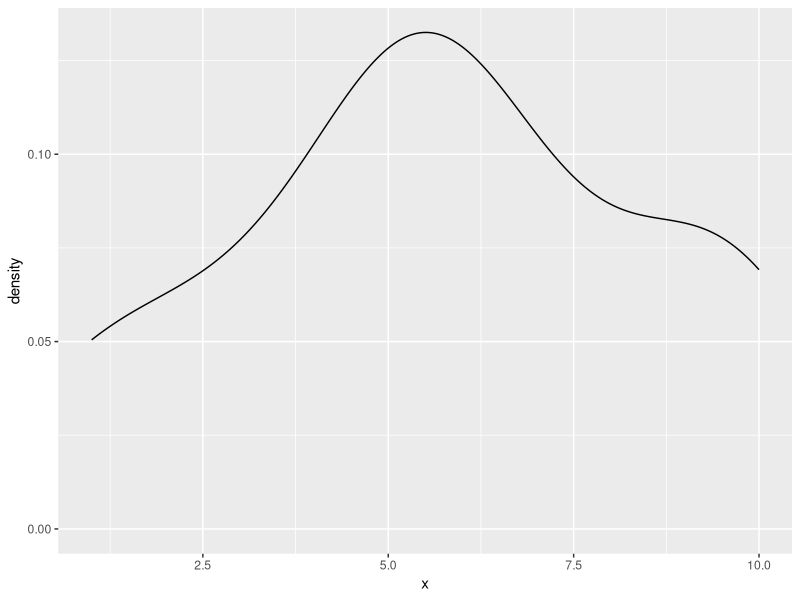
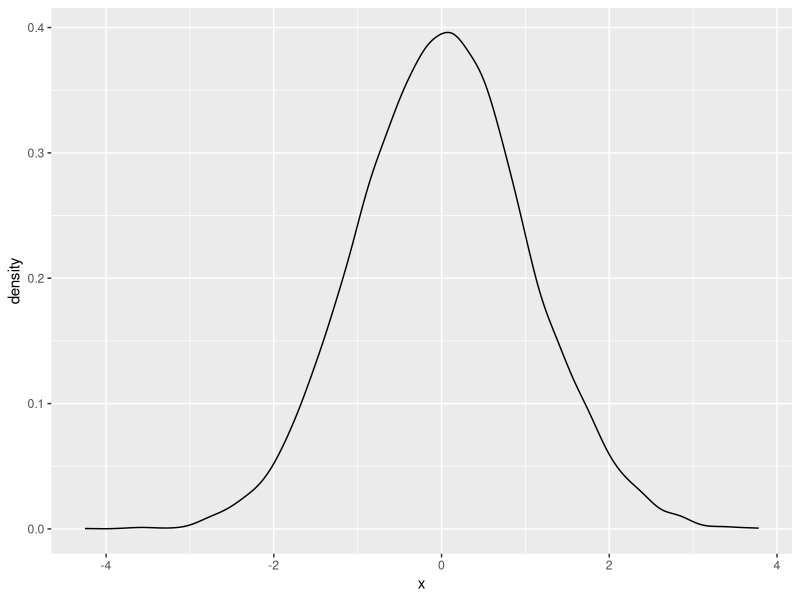
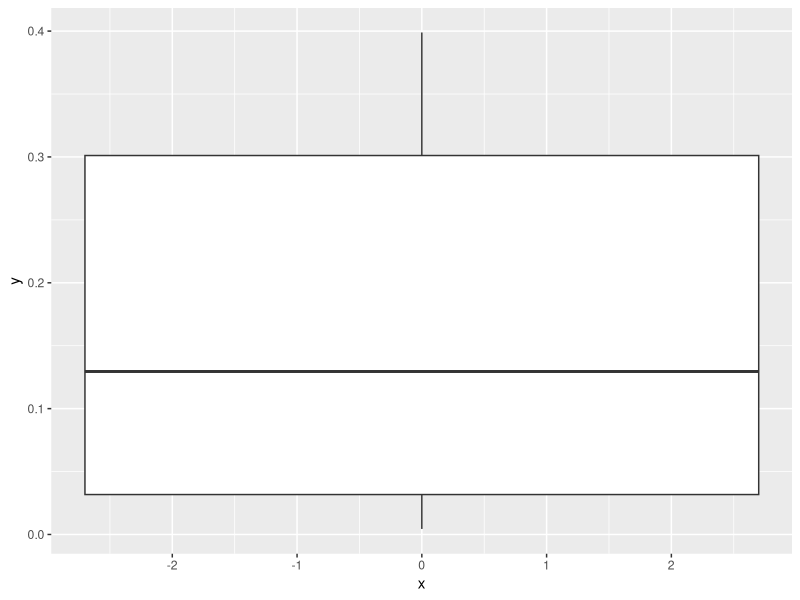
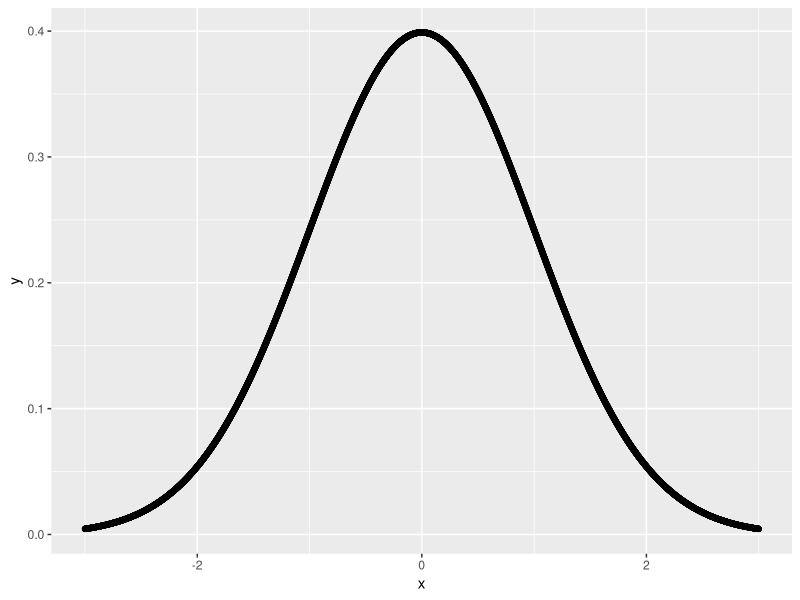

R code for these plots, in order:
## ---- chunk 1
x <- c( 1, 3, 5, 5, 6, 7, 9, 10)
## ---- chunk 2
y <- x[order(x)]
y

## ---- chunk 3
y <- x[4]
## ---- chunk 4
y
## ---- chunk 5
length(y)
## ---- chunk 6
y[c(4,5)]
## ---- chunk 7
x[c(4,5)]
## ---- chunk 8
library(ggplot2)
## ---- chunk 9
d <- data.frame(x=x ) 
d
## ---- chunk 10
ggplot(aes(x),data=d) +
  geom_density()
## ---- chunk 11
r <- (x - mean(x))^2
## ---- chunk 12
sum(r)/(length(x) - 1)
## ---- chunk 13
?rnorm
## ---- chunk 14
x <- rnorm(10000)
print(x[1:20])
d <- data.frame(x=x)
## ---- chunk 15
ggplot(aes(x),data=d) +
  geom_density()
## ---- chunk 16
s<-seq(-3,3,by=.001)
## ---- chunk 17
d2 <- data.frame(x = s,y=dnorm(s))
d2[1:10,]
## ---- chunk 18
ggplot(d2) +
  aes(x=x,y=y) + 
  geom_boxplot()  
## ---- chunk 19
ggplot(d2) +
  aes(x=x,y=y) + 
  geom_point()  +
  geom_line()
## ---- chunk 20
pnorm(0)

## ---- chunk 21
pnorm(c(-1,1))
## ---- chunk 22
pnorm(1) - pnorm(-1)
## ---- chunk 23
qnorm(0.158)
## ---- chunk 24
qnorm(0.841)
## ---- chunk 25
qnorm(.95)
## ---- chunk 26
qnorm(c(0.025,0.975))
## ---- chunk 27
qnorm(c(0.25,0.5,0.75))
## ---- chunk 28
p <- .5
likelihood_f <-function(p){
  p*p*p*(1-p)
}
search_grid <- seq(0,1,by=0.01)

p_search<-data.frame(p = search_grid, likelihood_value = likelihood_f(search_grid))
p_search
                     
